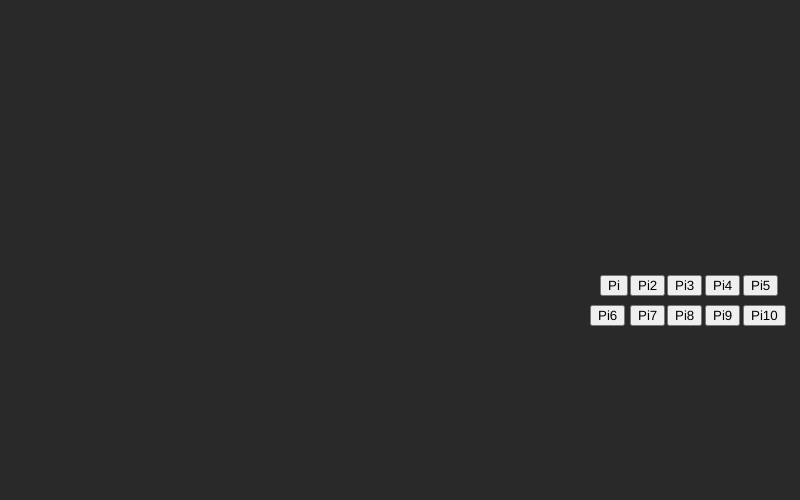
Frame 1 (no input)
Frame 60 (no input): identical to frame 1, image omitted
Frame 120 (the mouse pressed at the canvas centre since frame 60): identical to frame 1, image omitted

The p5.js sketch that drew this single still picture (run headless with seeded random() and noise() and a simulated clock; from frame 60 on, the mouse is pressed at the canvas centre):

// p5.js sketch
// ── sketch.js
PiRain = [
3.14,
3.141,
3.1415,
3.14159,
3.141592,
3.1415926,
3.14159265,
3.141592653,
3.1415926535,
3.14159265359,
]

Cw = 800;
Ch = 500;

CAmount = 0;

var button

Rain = [];
var Chains = []; //Array Used To Store The Chains That The User Creates On Click
var A;
var B;
var C = 0;

Play = 0;

function setup() {
createCanvas(Cw,Ch);
colorMode(RGB, 255);
//Butt = new Button1();
background(41);

button = createButton('Pi');
button.position(600, 275);
button.mousePressed(Button1);

button = createButton('Pi2');
button.position(630, 275);
button.mousePressed(Button2);

button = createButton('Pi3');
button.position(667, 275);
button.mousePressed(Button3);

button = createButton('Pi4');
button.position(705, 275);
button.mousePressed(Button4);

button = createButton('Pi5');
button.position(743, 275);
button.mousePressed(Button5);

button = createButton('Pi6');
button.position(590, 305);
button.mousePressed(Button6);

button = createButton('Pi7');
button.position(630, 305);
button.mousePressed(Button7);

button = createButton('Pi8');
button.position(667, 305);
button.mousePressed(Button8);

button = createButton('Pi9');
button.position(705, 305);
button.mousePressed(Button9);

button = createButton('Pi10');
button.position(743, 305);
button.mousePressed(Button10);
}

//Create A New Blob Each Time The Mouse Is Pressed
function mouseClicked () {
	Chains.push( new RandomChain(mouseX,mouseY));
	Chains.push( new RandomChain(mouseX,mouseY + 10));
	
}

function draw() {
background(41);

//Draw The New Blobs On The Screen
for(var i = 0; i < Chains.length; i++) {
		// Chains[i].move();
		Chains[i].display();
		
	}
switch(Play){
	
case 1:	
P1.display();
P2.display();
P3.display();

P1.move();
P2.move();
P3.move();
break;

case 2:	
P1.display();
P2.display();
P3.display();
P4.display();

P1.move();
P2.move();
P3.move();
P4.move();
break;

case 3:
P1.display();
P2.display();
P3.display();
P4.display();
P5.display();

P1.move();
P2.move();
P3.move();
P4.move();
P5.move();
break;

case 4:
P1.display();
P2.display();
P3.display();
P4.display();
P5.display();
P6.display();

P1.move();
P2.move();
P3.move();
P4.move();
P5.move();
P6.move();
break;

case 5:
P1.display();
P2.display();
P3.display();
P4.display();
P5.display();
P6.display();
P7.display();

P1.move();
P2.move();
P3.move();
P4.move();
P5.move();
P6.move();
P7.move();
break;

case 6:
P1.display();
P2.display();
P3.display();
P4.display();
P5.display();
P6.display();
P7.display();
P8.display();

P1.move();
P2.move();
P3.move();
P4.move();
P5.move();
P6.move();
P7.move();
P8.move();
break;

case 7:
P1.display();
P2.display();
P3.display();
P4.display();
P5.display();
P6.display();
P7.display();
P8.display();
P9.display();

P1.move();
P2.move();
P3.move();
P4.move();
P5.move();
P6.move();
P7.move();
P8.move();
P9.move();
break;

case 8:
P1.display();
P2.display();
P3.display();
P4.display();
P5.display();
P6.display();
P7.display();
P8.display();
P9.display();
P10.display();

P1.move();
P2.move();
P3.move();
P4.move();
P5.move();
P6.move();
P7.move();
P8.move();
P9.move();
P10.move();
break;

case 9:
P1.display();
P2.display();
P3.display();
P4.display();
P5.display();
P6.display();
P7.display();
P8.display();
P9.display();
P10.display();
P11.display();

P1.move();
P2.move();
P3.move();
P4.move();
P5.move();
P6.move();
P7.move();
P8.move();
P9.move();
P10.move();
P11.move();
break;

case 10:
P1.display();
P2.display();
P3.display();
P4.display();
P5.display();
P6.display();
P7.display();
P8.display();
P9.display();
P10.display();
P11.display();
P12.display();

P1.move();
P2.move();
P3.move();
P4.move();
P5.move();
P6.move();
P7.move();
P8.move();
P9.move();
P10.move();
P11.move();
P12.move();
break;
	
}
print("Done");
}




// ── ButtonFunctions.js
function Button1 () {
	//3.14
P1 = new PiC();
P2 = new PiA();
P3 = new PiD();

Play = 1;

print("1");

}

function Button2 () {
	//3.141
P1 = new PiC();
P2 = new PiA();
P3 = new PiD();
P4 = new PiA();

Play = 2;

print("2");

}

function Button3 () {
	//3.1415
P1 = new PiC();
P2 = new PiA();
P3 = new PiD();
P4 = new PiA();
P5 = new PiE();

Play = 3;

print("3");

}

function Button4 () {
	//3.14159
P1 = new PiC();
P2 = new PiA();
P3 = new PiD();
P4 = new PiA();
P5 = new PiE();
P6 = new PiG();

Play = 4;

print("4");

}

function Button5 () {
	//3.141592
P1 = new PiC();
P2 = new PiA();
P3 = new PiD();
P4 = new PiA();
P5 = new PiE();
P6 = new PiG();
P7 = new PiB();

Play = 5;

print("5");

}

function Button6 () {
	//3.1415926
P1 = new PiC();
P2 = new PiA();
P3 = new PiD();
P4 = new PiA();
P5 = new PiE();
P6 = new PiG();
P7 = new PiB();
P8 = new PiF();

Play = 6;

print("6");

}

function Button7 () {
	//3.14159265
P1 = new PiC();
P2 = new PiA();
P3 = new PiD();
P4 = new PiA();
P5 = new PiE();
P6 = new PiG();
P7 = new PiB();
P8 = new PiF();
P9 = new PiE();

Play = 7;

print("7");

}

function Button8 () {
	//3.141592653
P1 = new PiC();
P2 = new PiA();
P3 = new PiD();
P4 = new PiA();
P5 = new PiE();
P6 = new PiG();
P7 = new PiB();
P8 = new PiF();
P9 = new PiE();
P10 = new PiC();

Play = 8;

print("8");

}

function Button9 () {
	//3.1415926535
P1 = new PiC();
P2 = new PiA();
P3 = new PiD();
P4 = new PiA();
P5 = new PiE();
P6 = new PiG();
P7 = new PiB();
P8 = new PiF();
P9 = new PiE();
P10 = new PiC();
P11 = new PiE();

Play = 9;

print("9");

}

function Button10 () {
	//3.14159265359
P1 = new PiC();
P2 = new PiA();
P3 = new PiD();
P4 = new PiA();
P5 = new PiE();
P6 = new PiG();
P7 = new PiB();
P8 = new PiF();
P9 = new PiE();
P10 = new PiC();
P11 = new PiE();
P12 = new PiG();

Play = 10;

print("10");

}
// ── Buttons.js
//Functions Used To Create Each Colored Circle 
 function PiA() {
	this.Speed = random(1,5);
	this.x = random(10,590);
	this.y = 10;

	this.display = function () {
		stroke(255);
		fill(255,0,43);
		ellipse(this.x,this.y,10,10);
	}
	
	this.move = function() {
		this.y = this.y + this.Speed;
		if(this.y > 500) {
			this.Speed  = random(-1,-5);
		}
		else if (this.y < 0) {
			this.Speed = random(1,5);
		}
	}
 }
 
 function PiB() {
	this.Speed = random(1,5);
	this.x = random(0,590);
	this.y = 10;

	this.display = function () {
		stroke(255);
		fill(64,255,0);
		ellipse(this.x,this.y,10,10);
		
	}
	
	this.move = function() {
		this.y = this.y + this.Speed;
		if(this.y > 500) {
			this.Speed  = random(-1,-5);
		}
		else if (this.y < 0) {
			this.Speed = random(1,5);
		}
	}
	 
 }
 
 function PiC() {
	 this.Speed = random(1,5);
	this.x = random(0,590);
	this.y = 10;

	this.display = function () {
		stroke(255);
		fill(0,13,255);
		ellipse(this.x,this.y,10,10);
		
	}
	
	this.move = function() {
		this.y = this.y + this.Speed;
		if(this.y > 500) {
			this.Speed  = random(-1,-5);
		}
		else if (this.y < 0) {
			this.Speed = random(1,5);
		}
	}
	 
 }
 
 function PiD() {
	this.Speed = random(1,5);
	this.x = random(0,590);
	this.y = 10;

	this.display = function () {
		stroke(255);
		fill(255,255,0);
		ellipse(this.x,this.y,10,10);
		
	}
	
	this.move = function() {
		this.y = this.y + this.Speed;
		if(this.y > 500) {
			this.Speed  = random(-1,-5);
		}
		else if (this.y < 0) {
			this.Speed = random(1,5);
		}
	}
	 
 }
 
 function PiE() {
	 this.Speed = random(1,5);
	this.x = random(0,590);
	this.y = 10;

	this.display = function () {
		stroke(255);
		fill(255,140,0);
		ellipse(this.x,this.y,10,10);
		
	}
	
	this.move = function() {
		this.y = this.y + this.Speed;
		if(this.y > 500) {
			this.Speed  = random(-1,-5);
		}
		else if (this.y < 0) {
			this.Speed = random(1,5);
		}
	}
	 
 }
 
 function PiF() {
	 this.Speed = random(1,5);
	this.x = random(0,590);
	this.y = 10;

	this.display = function () {
		stroke(255);
		fill(0,238,255);
		ellipse(this.x,this.y,10,10);
		
	}
	
	this.move = function() {
		this.y = this.y + this.Speed;
		if(this.y > 500) {
			this.Speed  = random(-1,-5);
		}
		else if (this.y < 0) {
			this.Speed = random(1,5);
		}
	}
	 
 }
 
 function PiG() {
	 this.Speed = random(1,5);
	this.x = random(0,590);
	this.y = 10;

	this.display = function () {
		stroke(255);
		fill(190,0,255);
		ellipse(this.x,this.y,10,10);
		
	}
	
	this.move = function() {
		this.y = this.y + this.Speed;
		if(this.y > 500) {
			this.Speed  = random(-1,-5);
		}
		else if (this.y < 0) {
			this.Speed = random(1,5);
		}
	}
	 
 }

// ── MouseClickPi.js
function RandomChain (mx,my) {
	
	this.Speed = random(-3,3);
	this.x = mx;
	this.y = my;

	this.display = function () {
		stroke(255);
		fill(255,0,43);
		ellipse(this.x,this.y,10,10);
	}
	
	// this.move = function() {
		// this.x = this.y + this.Speed;
		// if(this.x > 500) {
			// this.Speed  = random(-1,-5);
		// }
		// else if (this.x < 0) {
			// this.Speed = random(1,5);
		// }
	// }
}
